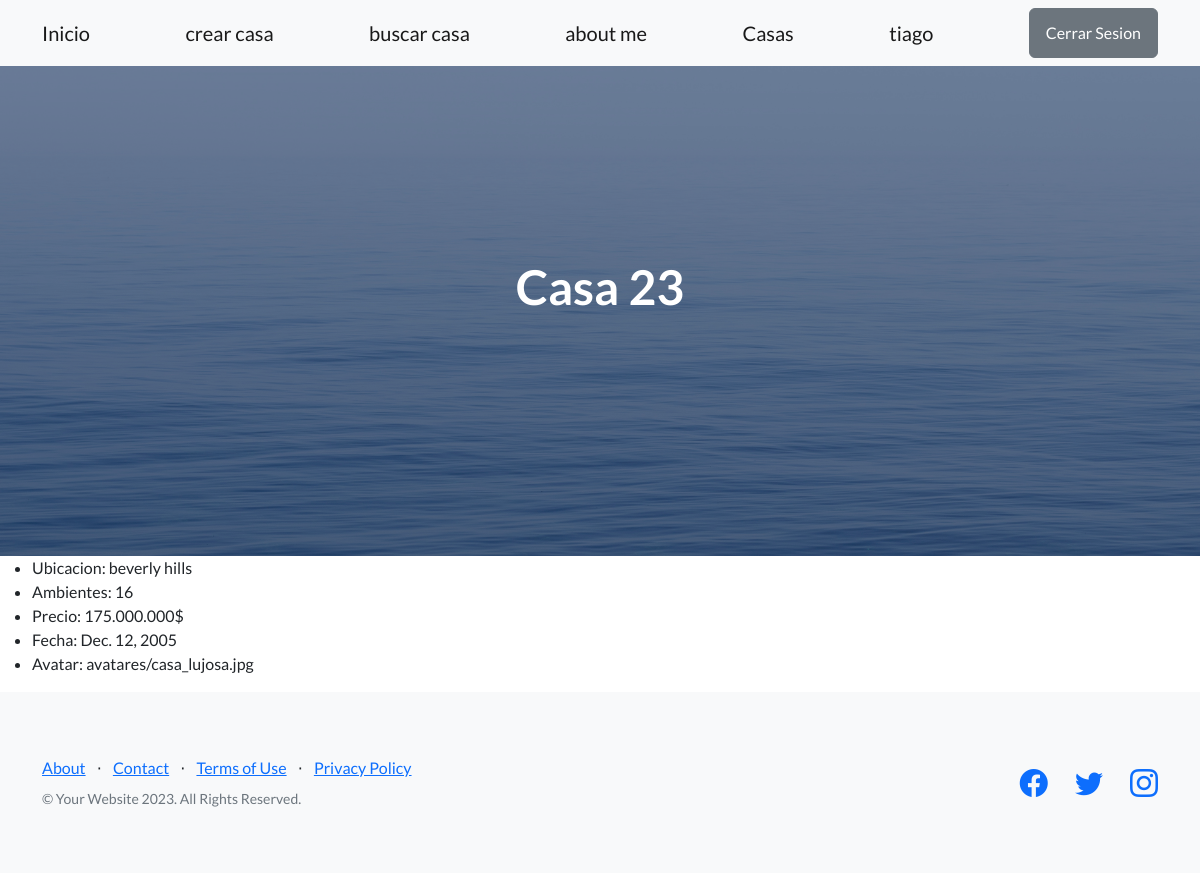
The app's page /casas/23/ (signed in) with its own data.
### inicio/models.py (models this page shows, shortened)
class Casa (models.Model):
    ubicacion = models.CharField(max_length=20)
    ambientes = models.IntegerField()
    precio = models.CharField (max_length=20)
    fecha = models.DateField(null= True, blank=True)
    avatar = models.ImageField(upload_to="avatares", null=True, blank=True)

### inicio/views.py (the view)
class VerCasa(LoginRequiredMixin, DetailView):
    model = Casa
    template_name = "inicio/ver_casa.html"

### inicio/templates/inicio/ver_casa.html (shortened to what this page needs)
{% extends "inicio/index.html" %}
{% block header %} Casa {{casa.id}} {% endblock header%}
{% block main %}
<ul>
    <li>
        Ubicacion: {{casa.ubicacion}}
    </li>
    <li>
        Ambientes: {{casa.ambientes}}
    </li>
    <li>
        Precio: {{casa.precio}}
    </li>
    <li>
        Fecha: {{casa.fecha}}
    </li>
    <li>
        Avatar: {{casa.avatar}}
    </li>
</ul>
{% endblock main %}

### inicio/templates/inicio/index.html (shortened to what this page needs)
<!DOCTYPE html>
<html lang="en">
    {% load static %}
    <head>
        <link href="https://cdn.jsdelivr.net/npm/bootstrap-icons@1.5.0/font/bootstrap-icons.css" rel="stylesheet" type="text/css" />
        <link href= {% static 'css/styles.css' %} rel="stylesheet" />
    </head>
    <body>
        <nav class="navbar navbar-light bg-light static-top">
            <div class="container">
                <a class="navbar-brand" href= {% url "inicio:inicio" %} > Inicio</a>
                <a class="navbar-brand" href= {% url "inicio:crear_casa" %} > crear casa</a>
                <a class="navbar-brand" href= {% url "inicio:buscar_casa" %} > buscar casa</a>
                <a class="navbar-brand" href= {% url "inicio:about_me" %} > about me</a>
                <a class="navbar-brand" href= {% url "inicio:listado_casas" %} > Casas</a>
                {% if request.user.is_authenticated%}
                <a class="navbar-brand" href= "#" > {{request.user.username}} </a>
                <form action= {% url "usuarios:logout" %} method="post">
                    <input type="submit" class="btn btn-secondary" value="Cerrar Sesion">
                </form>
                {%else%}
                <a class="btn btn-primary" href= {% url "usuarios:login" %} > Inicar sesion</a>
                <a class="btn btn-succes" href= {% url "usuarios:registrarse" %} >Registrarse</a>
                {% endif %}
            </div>
        </nav>
        <header class="masthead">
            <div class="container position-relative">
                <div class="row justify-content-center">
                    <div class="col-xl-6">
                        <div class="text-center text-white">
                            <h1 class="mb-5">  {% block header%} inicio {% endblock header%} </h1>
                        </div>
                    </div>
                </div>
            </div>
        </header>
        <main>
            {% block main %}{% endblock main %}
        </main>
        <footer class="footer bg-light">
            <div class="container">
                <div class="row">
                    <div class="col-lg-6 h-100 text-center text-lg-start my-auto">
                        <ul class="list-inline mb-2">
                            <li class="list-inline-item"><a href="#!">About</a></li>
                            <li class="list-inline-item">⋅</li>
                            <li class="list-inline-item"><a href="#!">Contact</a></li>
                            <li class="list-inline-item">⋅</li>
                            <li class="list-inline-item"><a href="#!">Terms of Use</a></li>
                            <li class="list-inline-item">⋅</li>
                            <li class="list-inline-item"><a href="#!">Privacy Policy</a></li>
                        </ul>
                        <p class="text-muted small mb-4 mb-lg-0">&copy; Your Website 2023. All Rights Reserved.</p>
                    </div>
                    <div class="col-lg-6 h-100 text-center text-lg-end my-auto">
                        <ul class="list-inline mb-0">
                            <li class="list-inline-item me-4">
                                <a href="#!"><i class="bi-facebook fs-3"></i></a>
                            </li>
                            <li class="list-inline-item me-4">
                                <a href="#!"><i class="bi-twitter fs-3"></i></a>
                            </li>
                            <li class="list-inline-item">
                                <a href="#!"><i class="bi-instagram fs-3"></i></a>
                            </li>
                        </ul>
                    </div>
                </div>
            </div>
        </footer>
    </body>
</html>

### records on screen
Casa: id "23", ubicacion "beverly hills", ambientes "16", precio "175.000.000$", fecha "Dec. 12, 2005", avatar "avatares/casa_lujosa.jpg"

### other values on screen
{{ request.user.username }} "tiago"
